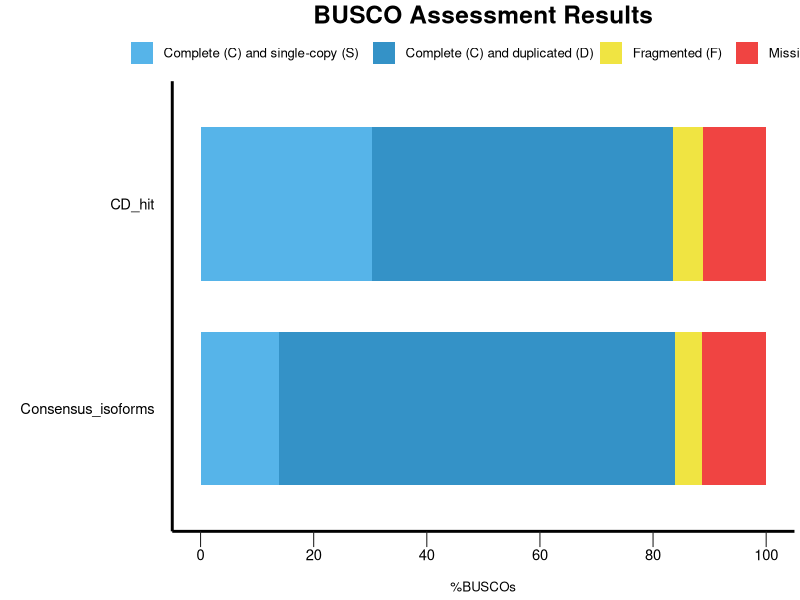

The R source for this figure: (Note: this script raises an error after producing the figure.)
######################################
#
# BUSCO summary figure
# @version 4.0.0
# @since BUSCO 2.0.0
#
# Copyright (c) 2016-2022, Evgeny Zdobnov (ez@ezlab.org)
# Licensed under the MIT license. See LICENSE.md file.
#
######################################

# Load the required libraries
library(ggplot2)
library("grid")

# !!! CONFIGURE YOUR PLOT HERE !!!
# Output
my_output <- paste("summary/","busco_figure.png",sep="/")
my_width <- 20
my_height <- 15
my_unit <- "cm"

# Colors
my_colors <- c("#56B4E9", "#3492C7", "#F0E442", "#F04442")
# Bar height ratio
my_bar_height <- 0.75

# Legend
my_title <- "BUSCO Assessment Results"

# Font
my_family <- "sans"
my_size_ratio <- 1

# !!! SEE YOUR DATA HERE !!!
# Your data as generated by python, remove or add more
my_species <- c('CD_hit', 'CD_hit', 'CD_hit', 'CD_hit', 'Consensus_isoforms', 'Consensus_isoforms', 'Consensus_isoforms', 'Consensus_isoforms')
my_species <- factor(my_species)
my_species <- factor(my_species,levels(my_species)[c(length(levels(my_species)):1)]) # reorder your species here just by changing the values in the vector :
my_percentage <- c(30.4, 53.2, 5.2, 11.2, 13.9, 69.9, 4.9, 11.3)
my_values <- c(129, 226, 22, 48, 59, 297, 21, 48)

######################################
######################################
######################################
# Code to produce the graph
labsize = 1
if (length(levels(my_species)) > 10){
 labsize = 0.66
}
print("Plotting the figure ...")
category <- c(rep(c("S","D","F","M"),c(1)))
category <-factor(category)
category = factor(category,levels(category)[c(4,1,2,3)])
df = data.frame(my_species,my_percentage,my_values,category)

figure <- ggplot() +

  geom_bar(aes(y = my_percentage, x = my_species, fill = category), position = position_stack(reverse = TRUE), data = df, stat="identity", width=my_bar_height) +
  coord_flip() +
  theme_gray(base_size = 8) +
  scale_y_continuous(labels = c("0","20","40","60","80","100"), breaks = c(0,20,40,60,80,100)) +
  scale_fill_manual(values = my_colors,labels =c(" Complete (C) and single-copy (S)  ",
                                                 " Complete (C) and duplicated (D)",
                                                 " Fragmented (F)  ",
                                                 " Missing (M)")) +
  ggtitle(my_title) +
  xlab("") +
  ylab("\n%BUSCOs") +

  theme(plot.title = element_text(family=my_family, hjust=0.5, colour = "black", size = rel(2.2)*my_size_ratio, face = "bold")) +
  theme(legend.position="top",legend.title = element_blank()) +
  theme(legend.text = element_text(family=my_family, size = rel(1.2)*my_size_ratio)) +
  theme(panel.background = element_rect(color="#FFFFFF", fill="white")) +
  theme(panel.grid.minor = element_blank()) +
  theme(panel.grid.major = element_blank()) +
  theme(axis.text.y = element_text(family=my_family, colour = "black", size = rel(1.66)*my_size_ratio)) +
  theme(axis.text.x = element_text(family=my_family, colour = "black", size = rel(1.66)*my_size_ratio)) +
  theme(axis.line = element_line(size=1*my_size_ratio, colour = "black")) +
  theme(axis.ticks.length = unit(.85, "cm")) +
  theme(axis.ticks.y = element_line(colour="white", size = 0)) +
  theme(axis.ticks.x = element_line(colour="#222222")) +
  theme(axis.ticks.length = unit(0.4, "cm")) +
  theme(axis.title.x = element_text(family=my_family, size=rel(1.2)*my_size_ratio))
  guides(fill = guide_legend(override.aes = list(colour = NULL))) +
  guides(fill=guide_legend(nrow=2,byrow=TRUE))

  for(i in rev(c(1:length(levels(my_species))))){
    detailed_values <- my_values[my_species==my_species[my_species==levels(my_species)[i]]]
    total_buscos <- sum(detailed_values)
    figure <- figure +
    annotate("text", label=paste("C:", detailed_values[1] + detailed_values[2], " [S:", detailed_values[1], ", D:", detailed_values[2], "], F:", detailed_values[3], ", M:", detailed_values[4], ", n:", total_buscos, sep=""),
             y=3, x = i, size = labsize*4*my_size_ratio, colour = "black", hjust=0, family=my_family)
  }

ggsave(filename = "../03.Progress/02.Pacbio/QC/BUSCO.pdf",plot = figure, width = 8, height = 5)
print("Done")
